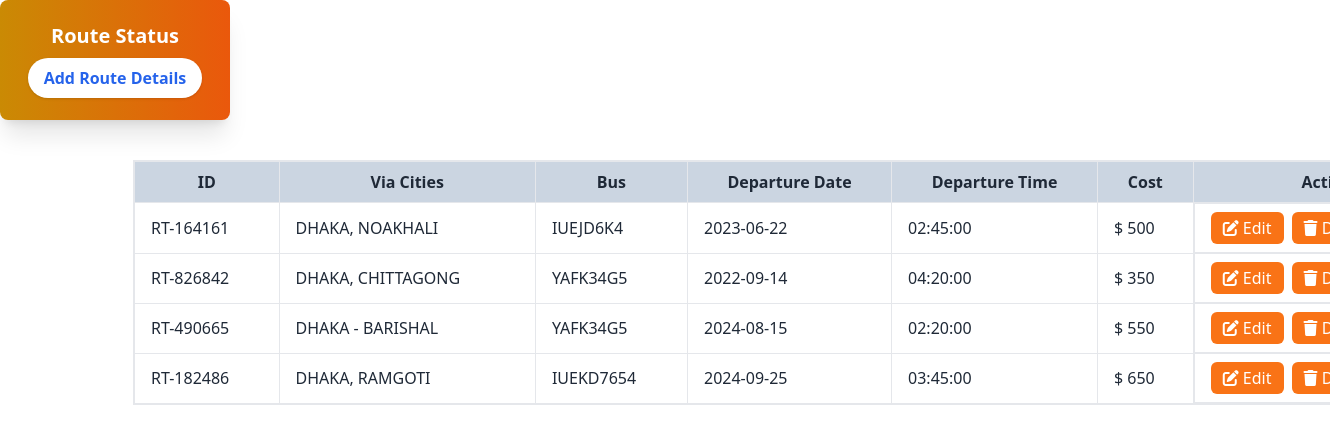
The app's page /AdminPanle/pages/routes.php with its own data.
### tables this page shows
CREATE TABLE `routes` (
  `id` int(100) NOT NULL,
  `route_id` varchar(255) NOT NULL,
  `bus_no` varchar(255) NOT NULL,
  `route_cities` varchar(255) NOT NULL,
  `route_dep_date` date NOT NULL,
  `route_dep_time` time NOT NULL,
  `route_step_cost` int(100) NOT NULL,
  `route_created` datetime NOT NULL DEFAULT current_timestamp()
);

### AdminPanle/pages/routes.php (the view, shortened to what this page needs)
<?php
$conn = mysqli_connect("localhost", "root", "", "shohoz_bus");
$sql = "SELECT * FROM routes";
$result = $conn->query($sql);
?>
<!DOCTYPE html>
<html lang="en">
<head>
    <link href="https://cdn.jsdelivr.net/npm/daisyui@4.12.14/dist/full.min.css" rel="stylesheet" type="text/css" />
    <link href="https://cdn.jsdelivr.net/npm/flowbite@2.5.2/dist/flowbite.min.css" rel="stylesheet" />
    <script src="https://cdn.tailwindcss.com"></script>
</head>
<body>
    <section>
        <div>
            <div class="bg-gradient-to-r from-yellow-600 to-orange-600 w-[230px] h-[120px] shadow-xl rounded-lg flex flex-col items-center justify-center p-4 text-white">
                <h2 class="font-semibold text-xl">Route Status</h2>
                <button id="openAddRoute" class="mt-2 font-semibold px-4 py-2 bg-white text-blue-600 rounded-full shadow hover:bg-gray-100">Add Route Details</button>
            </div>
        </div>
        <div class="overflow-x-auto mt-10 ml-[10%] w-full mb-6">
            <table class="min-w-full border-2 border-gray-200 table-auto border-collapse">
                <thead>
                    <tr class="bg-slate-300">
                        <th class="px-4 py-2 border">ID</th>
                        <th class="px-4 py-2 border">Via Cities</th>
                        <th class="px-4 py-2 border">Bus</th>
                        <th class="px-4 py-2 border">Departure Date</th>
                        <th class="px-4 py-2 border">Departure Time</th>
                        <th class="px-4 py-2 border">Cost</th>
                        <th class="px-4 py-2 border">Action</th>
                    </tr>
                </thead>
                <tbody>
                <?php
                    if ($result->num_rows > 0) {
                        while ($row = $result->fetch_assoc()) {
                            echo "<tr class = 'hover:bg-slate-300'>
                                <td class='border px-4 py-2'>{$row['route_id']}</td>
                                <td class='border px-4 py-2'>{$row['route_cities']}</td>
                                <td class='border px-4 py-2'>{$row['bus_no']}</td>
                                <td class='border px-4 py-2'>{$row['route_dep_date']}</td>
                                <td class='border px-4 py-2'>{$row['route_dep_time']}</td>
                                <td class='border px-4 py-2'>$ {$row['route_step_cost']}</td>
                                <td class='px-4 flex gap-2 py-2 border text-center'>
                                    <button id='editButton' class='text-white rounded-md px-3 py-1 bg-orange-500'
                                        data-id='{$row['route_id']}'
                                        data-cities='{$row['route_cities']}'
                                        data-bus='{$row['bus_no']}'
                                        data-date='{$row['route_dep_date']}'
                                        data-time='{$row['route_dep_time']}'
                                        data-cost='{$row['route_step_cost']}'
                                    >
                                        <i class='fas fa-edit'></i> Edit
                                    </button>
                                    <a href='dashboard.php?pages=routes&deleteId={$row['id']}' data-tip='Delete Routes' id='deleteButton' class='text-white rounded-md px-3 py-1 bg-orange-500'>
                                        <i class='fas fa-trash'></i> Delete
                                    </a>
                                </td>
                            </tr>";
                        }
                    } else {
                        echo "<tr><td colspan='6' class='text-center py-4'>No routes found.</td></tr>";
                    }
                    ?>
                </tbody>
            </table>
        </div>
    </section>
</body>
</html>

### records on screen
routes: route "RT-164161", route_cities "DHAKA, NOAKHALI", bus_no "IUEJD6K4", route_dep_date "2023-06-22", route_dep_time "02:45:00", route_step_cost "500"
routes: route "RT-826842", route_cities "DHAKA, CHITTAGONG", bus_no "YAFK34G5", route_dep_date "2022-09-14", route_dep_time "04:20:00", route_step_cost "350"
routes: route "RT-490665", route_cities "DHAKA - BARISHAL", bus_no "YAFK34G5", route_dep_date "2024-08-15", route_dep_time "02:20:00", route_step_cost "550"
routes: route "RT-182486", route_cities "DHAKA, RAMGOTI", bus_no "IUEKD7654", route_dep_date "2024-09-25", route_dep_time "03:45:00", route_step_cost "650"
